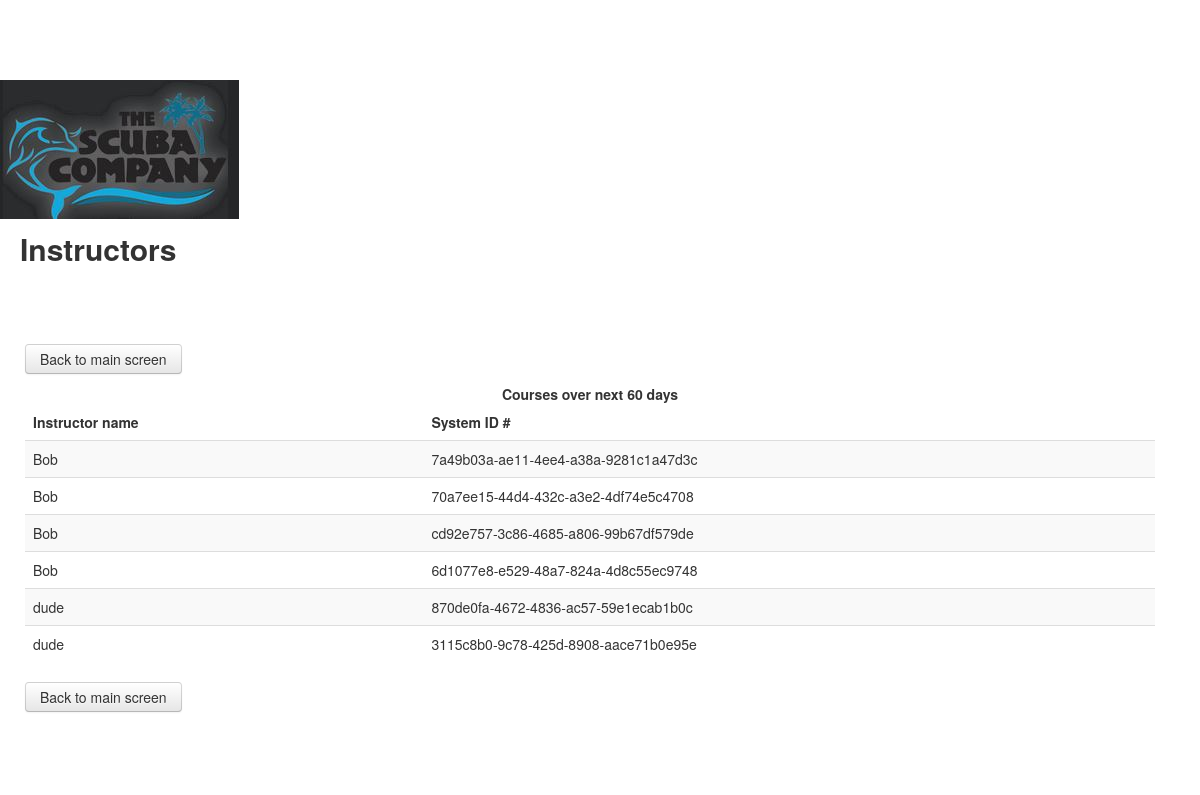
Before: /instructorListView with the older database file.
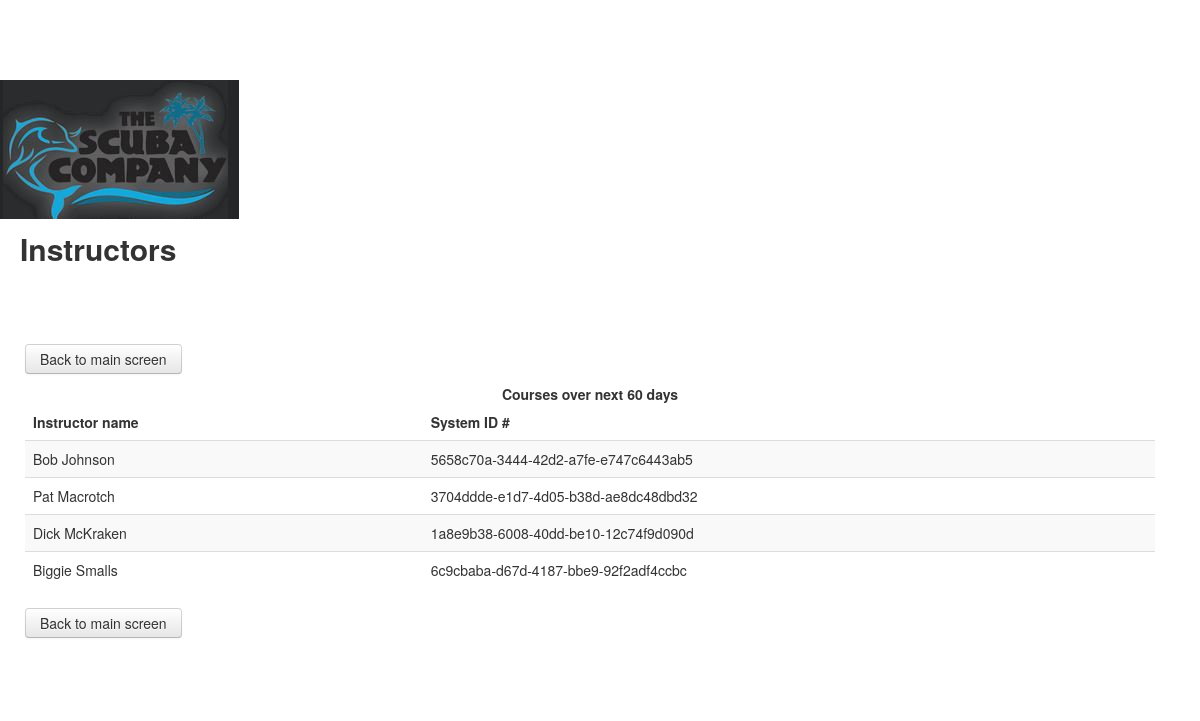
After: the same page with the newer database file.
### tracker/models.py (models this page shows)
class instructor(models.Model):
   name = models.CharField(max_length=255, null=False, blank=False)
   instructorID = models.CharField(max_length=42, unique=True, null=False, blank=False, default=uuid4)

### tracker/views.py (the view)
# urls.py: path('instructorListView', views.instructorListView, name='instructorListView'),
def instructorListView(request):
    print("view")
    instructors = instructor.objects.all()
    return render(request, "instructors.html", {'instructors': instructors,},)
    return HttpResponse("howdy asshole welcome to jackass")

### tracker/templates/instructors.html (shortened to what this page needs)
{% extends "base.html" %}
{% load static %}
{% block content %}
<div class="row-fluid">
  <img src="{% static '/img/logo.jpg' %}" alt="My image">
    <h2>Instructors</h2>
</div>
<div class="row-fluid">
    <div class="row" style="border:0px solid black; padding:45px">
        <br>
       <p><a class="btn btn-default" href="{% url 'index' %}" >Back to main screen</a> </p>
        <table class="table table-striped">
            <caption><b>Courses over next 60 days</b></caption>
            <thead>
                <tr>
                    <th style="white-space: nowrap; padding-right: 40px;">Instructor name</th>
                    <th style="white-space: nowrap; padding-right: 40px;">System ID #</th>
                </tr>
                </thead>
            <tbody>
              {% for person in instructors %}
              <tr>
              <td>
{{ person.name}}
              </td>
              <td>
{{ person.instructorID}}
              </td>
              </tr>
              {% endfor %}
        </table>
         <p><a class="btn btn-default" href="{% url 'index' %}" >Back to main screen</a> </p>
    </div>
</div>
{% endblock %}

### tracker/templates/base.html (shortened to what this page needs)
{% load static %}
<!DOCTYPE html>
<html lang="en">
    <head>
        <link href="/static/css/bootstrap.css" rel="stylesheet"/>
        <link href="/static/css/bootstrap-overide.css" rel="stylesheet"/>
    </head>
    <body style="padding-top: 80px; padding-bottom: 50px;">
        {% block content %}{% endblock %}
    </body>
</html>

### tracker/templates/instructors.html (style rules this page uses)
th { text-align: center; }
h2 { padding-left: 20px; }

Changed rows visible on the page:
removed instructor: name "Bob", instructorID "7a49b03a-ae11-4ee4-a38a-9281c1a47d3c"
removed instructor: name "Bob", instructorID "70a7ee15-44d4-432c-a3e2-4df74e5c4708"
removed instructor: name "Bob", instructorID "cd92e757-3c86-4685-a806-99b67df579de"
removed instructor: name "Bob", instructorID "6d1077e8-e529-48a7-824a-4d8c55ec9748"
removed instructor: name "dude", instructorID "870de0fa-4672-4836-ac57-59e1ecab1b0c"
removed instructor: name "dude", instructorID "3115c8b0-9c78-425d-8908-aace71b0e95e"
added instructor: name "Bob Johnson", instructorID "5658c70a-3444-42d2-a7fe-e747c6443ab5"
added instructor: name "Pat Macrotch", instructorID "3704ddde-e1d7-4d05-b38d-ae8dc48dbd32"
added instructor: name "Dick McKraken", instructorID "1a8e9b38-6008-40dd-be10-12c74f9d090d"
added instructor: name "Biggie Smalls", instructorID "6c9cbaba-d67d-4187-bbe9-92f2adf4ccbc"
